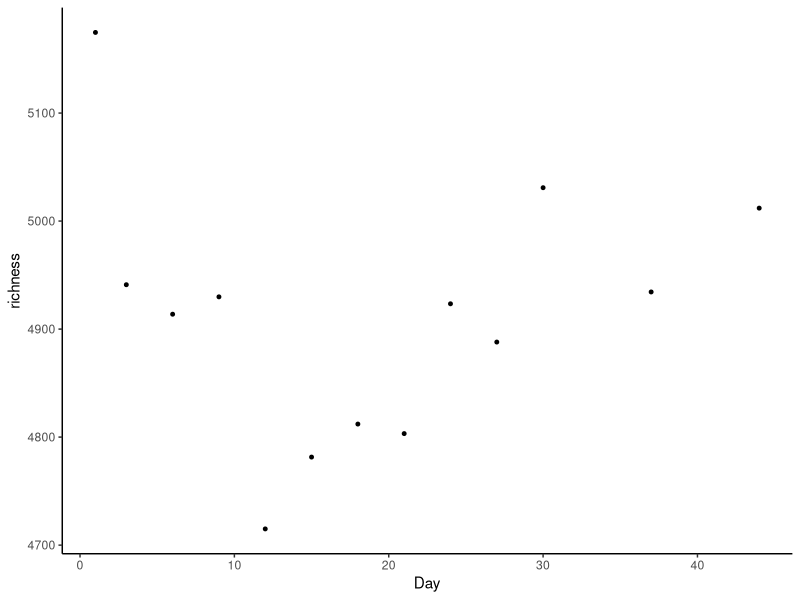
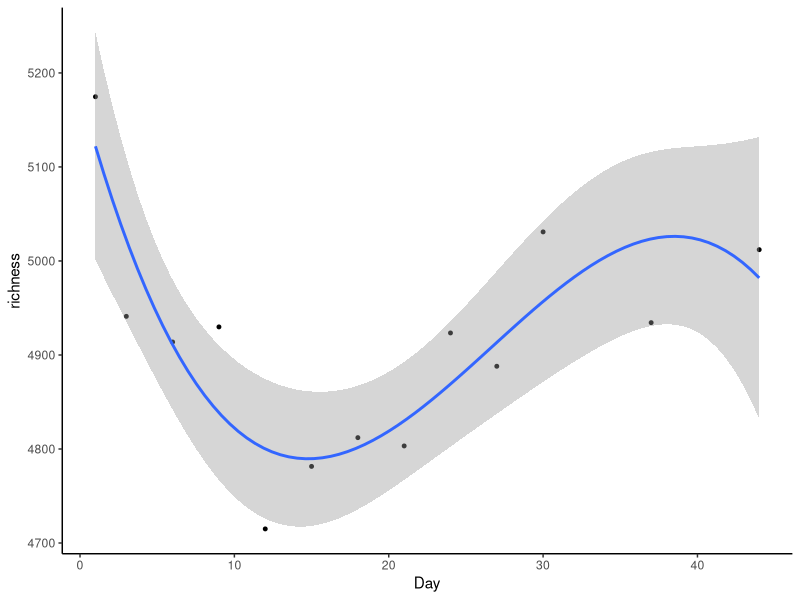
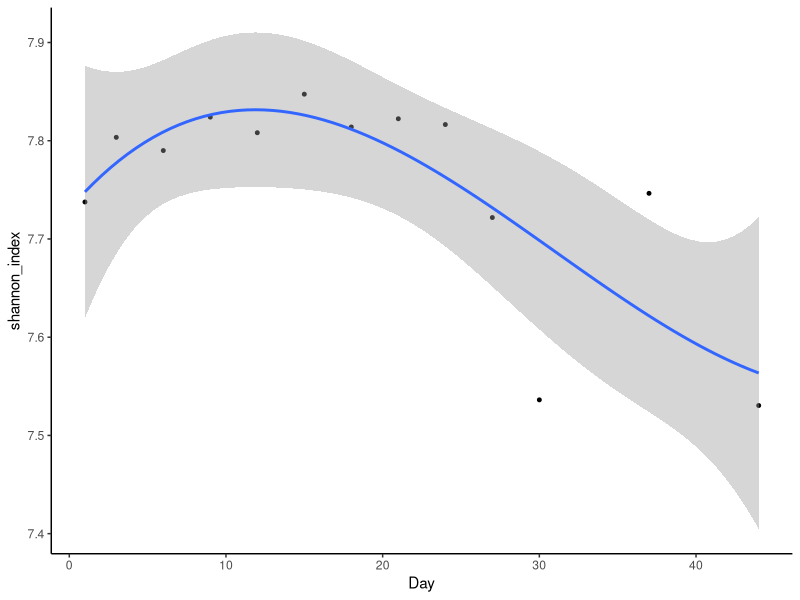
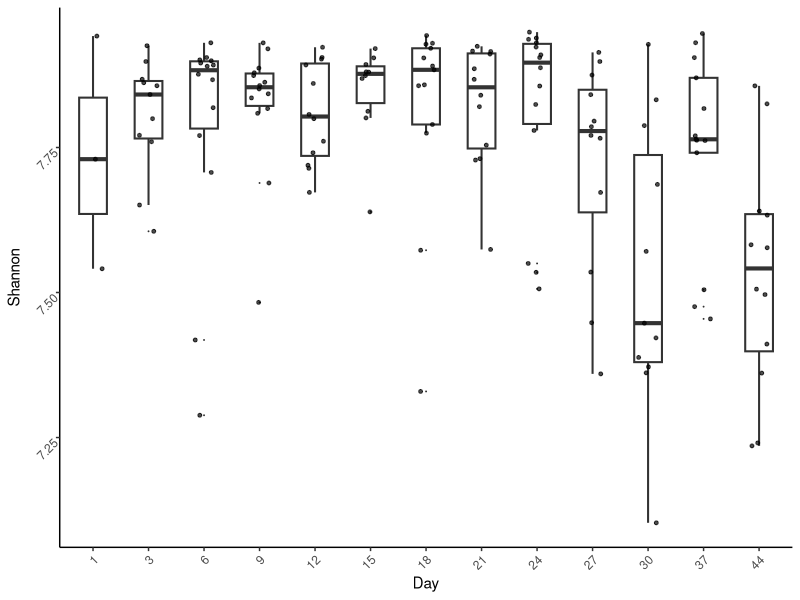
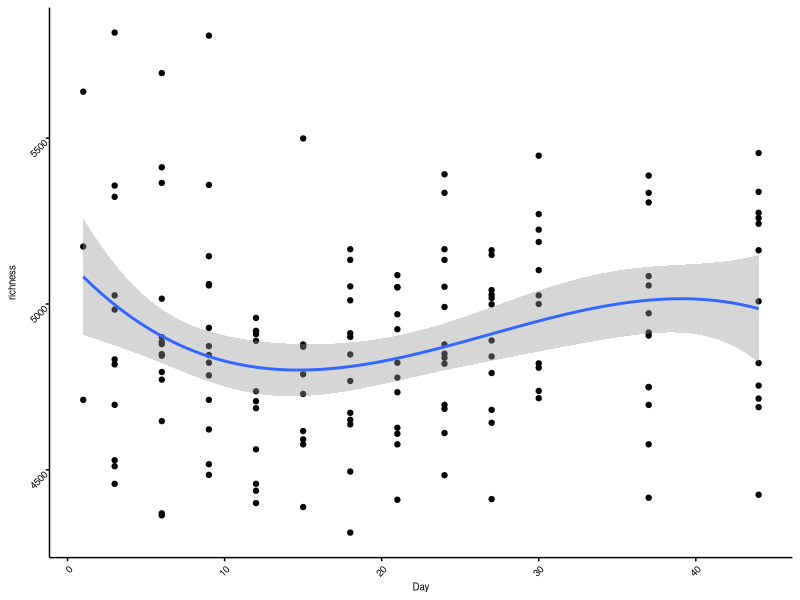
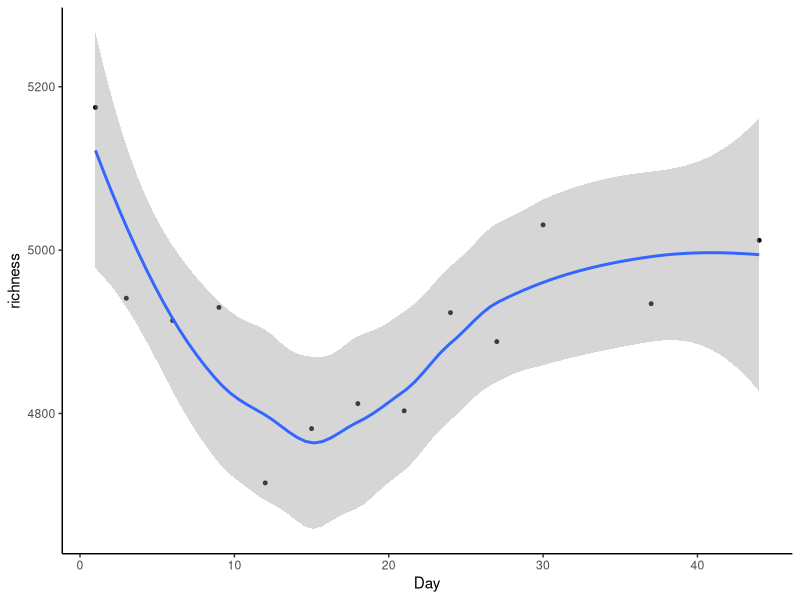
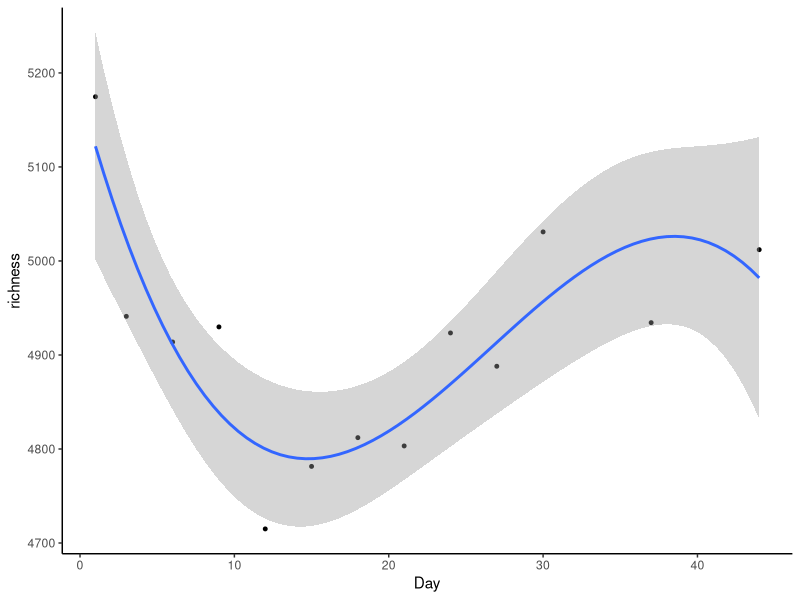
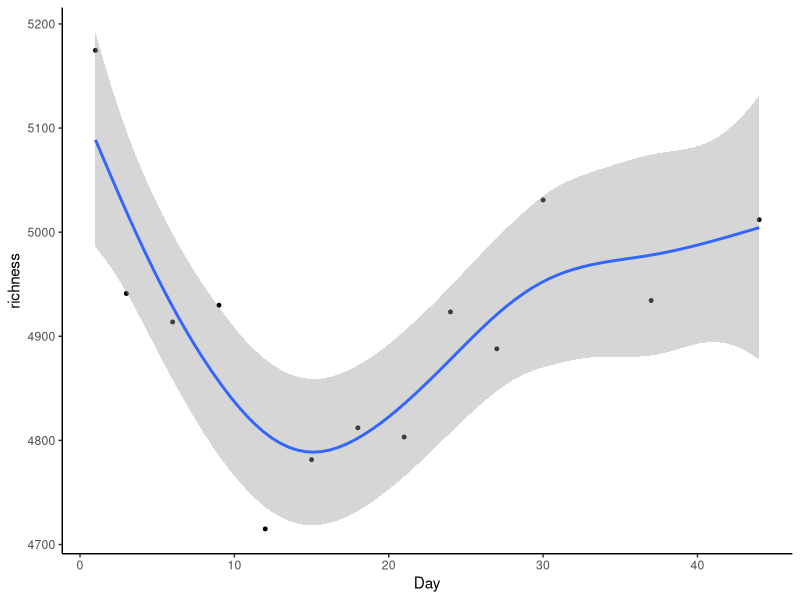

Recreate these plots in R, in order.
# Ying Zhu, so_zy2003@126.com
# 2021-07


# clean environment variables

rm(list=ls()) 

# load related packages
library("ggplot2") 

# Set ggplot2 drawing parameter
main_theme = theme(panel.background=element_blank(),
                   panel.grid=element_blank(),
                   axis.line.x=element_line(size=.5, colour="black"),
                   axis.line.y=element_line(size=.5, colour="black"),
                   axis.ticks=element_line(color="black"),
                   axis.text=element_text(color="black", size=7),
                   legend.position="right",
                   legend.background=element_blank(),
                   legend.key=element_blank(),
                   legend.text= element_text(size=7),
                   text=element_text(family="sans", size=7))

#  Design of experiment
design = read.table("metadata_weight.txt", header=T, row.names= 1, sep="\t") 

#aggregate a column for three stages
design$phase <- design$Day

design$phase[design$Day<12] <- "p1"  #stage one in Figure 1
design$phase[design$Day%in%c(12,15,18,21,24)] <- "p2"  #stage two in Figure 1
design$phase[design$Day>24] <- "p3" #stage three in Figure 1

#alpha diversity
alphadiv= read.table("vegan_picrust.txt", header=T, row.names= 1, sep="\t")


alphadiv = alphadiv[rownames(design), ]

alpha = cbind(alphadiv, design)

# plot the alpha diversity for total data 
#boxplot
p=ggplot(alpha,aes(x=as.factor(Day),y=shannon))+
  geom_boxplot(alpha=1, outlier.size=0, size=0.7, width=0.5, fill="transparent")+
  labs(x="Day", y="Shannon") + theme_classic()
p=p+geom_jitter(position=position_jitter(0.17), size=1, alpha=0.7)

p=p+theme(axis.text=element_text(angle=45,vjust=1, hjust=1))
p.shannon.box=p
# ggsave(paste("picrust_alpha_box_shannon",".pdf", sep=""), p.shannon.box, width = 4, height =2.5 )

#scatter point
p=ggplot(alpha)+
  geom_point(aes(x=Day,y=shannon),alpha=1)+
  geom_smooth(aes(x=Day,y=shannon),method = "lm", formula = y ~ poly(x,2))+
labs(x="Day", y="Shannon Index") + theme_classic()
# p=p+theme(axis.text=element_text(angle=45,vjust=1, hjust=1))
p=p+main_theme
p.shannon.point=p
 # ggsave(paste("picrust_alpha_point_shannon",".pdf", sep=""), p.shannon.point, width = 4, height =2.5 )

#scatter point ,richness
p=ggplot(alpha)+
  geom_point(aes(x=Day,y=richness),alpha=1)+
  geom_smooth(aes(x=Day,y=richness),method = "lm", formula = y ~ poly(x,3))
labs(x="Day", y="Shannon") + theme_classic()
p=p+theme(axis.text=element_text(angle=45,vjust=1, hjust=1))
p=p+main_theme
p.shannon.point=p
# ggsave(paste("picrust_alpha_point_richness",".pdf", sep=""), p.shannon.point, width = 4, height =2.5 )



#fit the model

#load the packages
if(!require("mgcv"))install.packages("mgcv")
library(mgcv)


#group by time points
library(dplyr)
alpha.mean <- alpha[,c(1:6,10)]%>%
  group_by(Day)%>%
  summarise_all(mean)
alpha.mean <- as.data.frame(alpha.mean)

#shannon
p=ggplot(alpha.mean,aes(x=Day,y=shannon))+
  labs(x="Day", y="shannon_index") + theme_classic()+
  geom_point(size=1,alpha=1)
p1=p+geom_smooth()
p2=p+geom_smooth(method = "lm", formula = y ~ poly(x,3))
p3=p+geom_smooth(method = "lm", formula = y ~ poly(x,2))
p3=p+geom_smooth(method=gam, formula = y~s(x))
p.mean.shannon.point=p2
# ggsave(paste("picrust_alpha_mean_point_shannon",".pdf", sep=""), p.mean.shannon.point, width = 4, height =2.5 )



#richness
p=ggplot(alpha.mean,aes(x=Day,y=richness))+
  labs(x="Day", y="richness") + theme_classic()+
  geom_point(size=1,alpha=1)
p1=p+geom_smooth()
p2=p+geom_smooth(method = "lm", formula = y ~ poly(x,3))
p3=p+geom_smooth(method=gam, formula = y~s(x))
p.mean.richness.point=p2
# ggsave(paste("picrust_alpha_mean_point_richness",".pdf", sep=""), p.mean.richness.point, width = 4, height =2.5 )


# check the relationship between signal independent variable 
#and dependent variable to choose possible variables in the final models
dat <- alpha
lm_day <- lm(shannon~Day, dat)#
summary(lm_day)# age significant

lm_stage <- lm(shannon~Stage, dat)
summary(lm_stage)#diet significant

lm_phase <- lm(shannon~phase, dat)
summary(lm_phase)#stage significant

lm_sex <- lm(shannon~Sex, dat)
summary(lm_sex)

lm_group <- lm(shannon~Group, dat)
summary(lm_group)#group non significant


lm_food <- lm(shannon~food, dat)
summary(lm_group)#food, non significant


lm_weight <- lm(shannon~weight, dat)
summary(lm_weight)#?

#age和stage, phase都显著的预测因子

# linear mixed-effects models

library(nlme)

# two stages
lme_1 <- lme(shannon~Day+Stage, 
             random=~1|Individual,method ="ML",data=dat)
summary(lme_1)

lme_2 <- lme(shannon~poly(Day,2)+Stage, 
             random=~1|Individual,method ="ML",data=dat)
summary(lme_2)


lme_3 <- lme(shannon~poly(Day,3)+Stage, 
             random=~1|Individual,method ="ML",data=dat)
summary(lme_3)

anova(lme_1,lme_2, lme_3)
# choose lme_2


# three stages
lme_1 <- lme(shannon~Day+phase, 
             random=~1|Individual,method ="ML",data=dat)
summary(lme_1)

lme_2 <- lme(shannon~poly(Day,2)+phase, 
             random=~1|Individual,method ="ML",data=dat)
summary(lme_2)


lme_3 <- lme(shannon~poly(Day,3)+phase, 
             random=~1|Individual,method ="ML",data=dat)
summary(lme_3)

anova(lme_1,lme_2, lme_3)
# choose lme_2 which has the smallest AIC as the final model 



# three stages+diet change
lme_1 <- lme(shannon~Day+phase+Stage, 
             random=~1|Individual,method ="ML",data=dat)
summary(lme_1)

lme_2 <- lme(shannon~poly(Day,2)+phase+Stage, 
             random=~1|Individual,method ="ML",data=dat)
summary(lme_2)


lme_3 <- lme(shannon~poly(Day,3)+phase+Stage, 
             random=~1|Individual,method ="ML",data=dat)
summary(lme_3)

anova(lme_1,lme_2, lme_3)
# choose lme_2 which has the smallest AIC as the final model 
